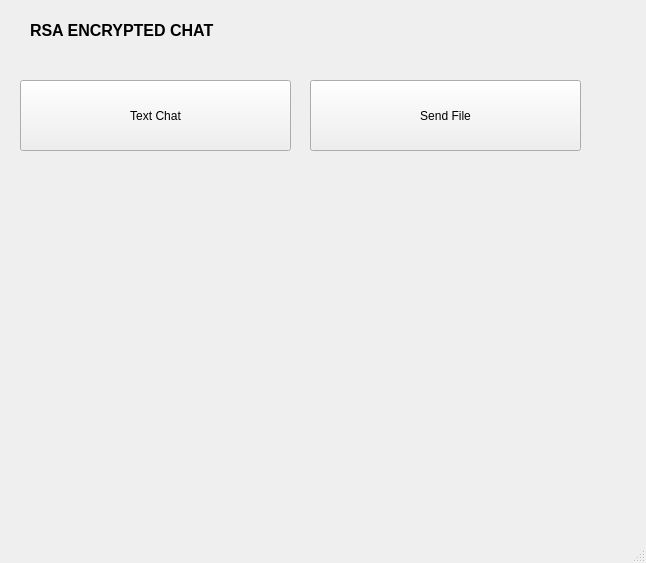
<?xml version="1.0" encoding="UTF-8"?>
<ui version="4.0">
 <class>MainWindow</class>
 <widget class="QMainWindow" name="MainWindow">
  <property name="geometry">
   <rect>
    <x>0</x>
    <y>0</y>
    <width>646</width>
    <height>563</height>
   </rect>
  </property>
  <property name="windowTitle">
   <string>File Transfer</string>
  </property>
  <widget class="QWidget" name="centralwidget">
   <widget class="QLabel" name="label">
    <property name="geometry">
     <rect>
      <x>30</x>
      <y>20</y>
      <width>401</width>
      <height>21</height>
     </rect>
    </property>
    <property name="font">
     <font>
      <pointsize>12</pointsize>
      <weight>75</weight>
      <bold>true</bold>
     </font>
    </property>
    <property name="text">
     <string>RSA ENCRYPTED CHAT</string>
    </property>
   </widget>
   <widget class="QPushButton" name="textChatButton">
    <property name="geometry">
     <rect>
      <x>20</x>
      <y>80</y>
      <width>271</width>
      <height>71</height>
     </rect>
    </property>
    <property name="text">
     <string>Text Chat</string>
    </property>
   </widget>
   <widget class="QPushButton" name="sendFileButton">
    <property name="geometry">
     <rect>
      <x>310</x>
      <y>80</y>
      <width>271</width>
      <height>71</height>
     </rect>
    </property>
    <property name="text">
     <string>Send File</string>
    </property>
   </widget>
  </widget>
  <widget class="QStatusBar" name="statusbar"/>
 </widget>
 <resources/>
 <connections/>
</ui>
